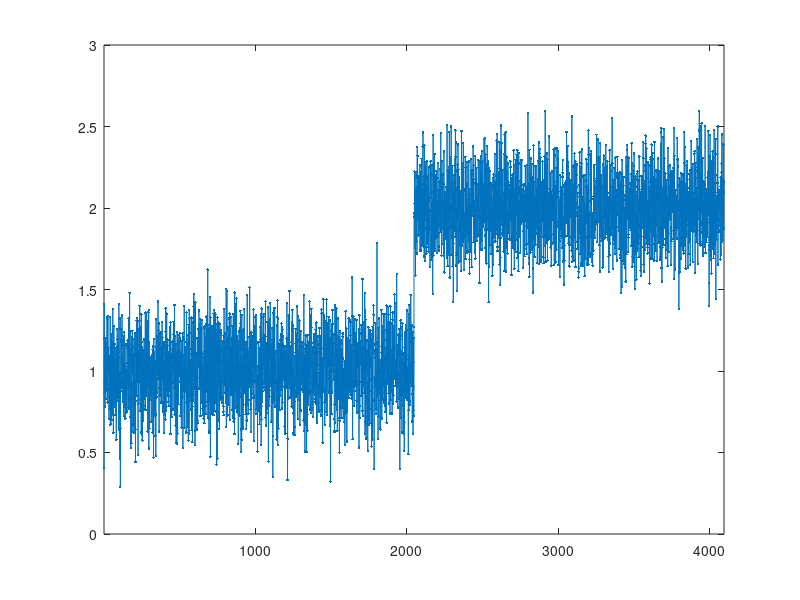

The MATLAB script that drew this image: (Note: this script raises an error after producing the figure.)
% ir_example_kurtosis1
% example of kurtosis for edge-preserving denoising
% Copyright 2012-07-28, Jeff Fessler, University of Michigan

if ~exist('xtrue')
	N = 2^12;
	xtrue = ones(N,1);
	xtrue(end/2+1:end) = 2;
	plot(xtrue)

	sig = 0.2;
	rng(3)
	yi = xtrue + sig * randn(N,1);

	ax = [1 N 0 3];
	plot(yi, '.-'), axis(ax)

	ah = [0 3];
	hh = linspace(0, 3, 121);
	hp = @(y, c) bar(hh, hist(y, hh), c);

	sf = @(xh) text(.1, get(gca, 'ylim') * [0; 0.7], ... 
		sprintf('\\sigma = %3.2f', std(xh(1:round(0.9*N/2)))));

	k1f = @(xh) mean((xh-mean(xh)).^4) / std(xh)^4 - 3;
	kf = @(xh) text(.1, get(gca, 'ylim') * [0; 0.4], ... 
		sprintf('\\gamma_2 = %3.2f', k1f(xh(1:round(0.9*N/2)))));
end

% use local psf to help select beta
if ~isvar('R1'), printm 'R1'
	f.l2b = 2;
	mask = true(N,1);
	R1 = Reg1(mask, 'beta', 2^f.l2b);
%	qpwls_psf(1, R1, 1, mask, 1, 'loop', 0); % choose beta
end

if ~isvar('init'), printm 'init'
	psf = qpwls_psf(1, R1, 1, mask, 1);
	init = conv2(psf, yi, 'same');
end

	nn = N/2 + (-100:102);
%	nn = 1:N;
	ax = [minmax(nn)' 0 3];
	clf, pl = @(i,j) subplot(420+(i-1)*2+j);

	pl(1,1)
	plot(nn, xtrue(nn), 'g.-'), axis(ax), xtick(N/2)
	title 'true signal'

	pl(2,1)
	plot(nn, yi(nn), 'r.-'), axis(ax), xtick(N/2)
	title 'data with additive white gaussian noise'
	pl(2,2)
	hp(yi, 'r'), axisx(ah), title 'Histogram'
	sf(yi), kf(yi)

	pl(4,1)
	plot(nn, init(nn), 'm.-'), axis(ax), xtick(N/2)
	pl(4,2)
	hp(init, 'm'), axisx(ah)
	sf(init), kf(init)

if 0
	pl(1,2)
	ii = N/2+1+[-13:13];
	plot(ii, xtrue(ii), 'g.-', ii, init(ii), 'm.-')
	axis([minmax(ii)' 0.5 2.5])
end


if ~isvar('xpwls1'), printm 'pwls1'
	f.niter1 = 20;
	xpwls1 = pwls_pcg1(init(mask), 1, 1, yi, R1, 'niter', f.niter1);
	plot(xpwls1), axis(ax)
end

	pl(3,1)
	plot(nn, xpwls1(nn), 'y.-'), axis(ax), xtick(N/2)
	title 'PWLS with quadratic regularization'
	pl(3,2)
	hp(xpwls1, 'y'), axisx(ah)
	sf(xpwls1), kf(xpwls1)

if ~isvar('R2'), printm 'R2' % use small delta to show kurtosis
	R2 = Reg1(mask, 'beta', 6*2^f.l2b, 'pot_arg', {'huber', 0.01});
%	qpwls_psf(1, R2, 1, mask, 1);
end


if 0 || ~isvar('xpwls2'), printm 'pwls2'
	f.niter2 = 400;
	xpwls2 = pwls_pcg1(init(mask), 1, 1, yi(:), R2, 'niter', f.niter2);
end

	pl(4,1)
	plot(nn, xpwls2(nn), 'c.-'), axis(ax), xtick(N/2)
	title 'PWLS with TV (strongly edge-preserving) regularization'
	pl(4,2)
	hp(xpwls2, 'c'), axisx(ah)
	axis([0 3 0 300])
	sf(xpwls2), kf(xpwls2)

if 0
	pl(1,2)
	ii = N/2+1+[-13:13];
	plot(ii, xtrue(ii), 'g.-', ii, xpwls1(ii), 'y.-', ii, xpwls2(ii), 'c.-')
	axis([minmax(ii)' 0.5 2.5])
end

%	ir_savefig c ir_example_kurtosis1a
